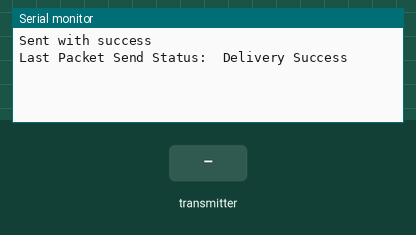
Bench run of a sketch on a simulated ESP32. Shown: the last lines printed to the serial monitor. The inputs (shaded band) are chosen by the test bench.

Above: at 1.2 s.
1.3 s: the transmitter starts sending a = 0
At 1.66 s:
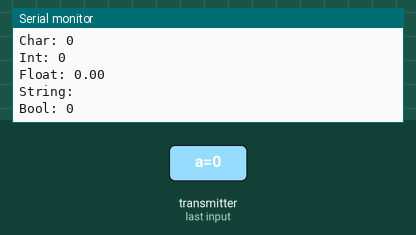
2.8 s: the transmitter starts sending b = 1024
4.3 s: the transmitter starts sending c = 25
5.8 s: the transmitter starts sending e = 1
At 6.66 s:
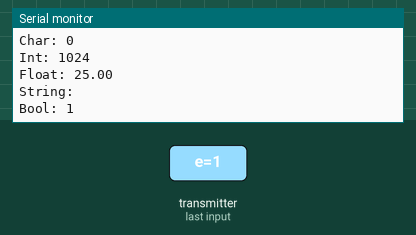
7.3 s: the transmitter starts sending a = 1
8.8 s: the transmitter starts sending b = 2048
Timing chart, 0 to 11.3 s (numbered marks = the images above; inputs shaded):
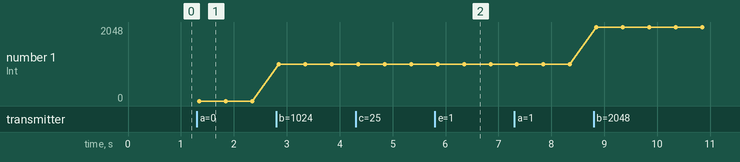

The sketch:

ESPNOW_v2_two_way-2.ino
```cpp
#include <esp_now.h>
#include <WiFi.h>
#include <string.h>

// REPLACE WITH YOUR RECEIVER MAC Address
// uint8_t broadcastAddress[] = {0xFF, 0xFF, 0xFF, 0xFF, 0xFF, 0xFF};
uint8_t broadcastAddress[] = {0xC4,0x4F,0x33,0x56,0x76,0xCD};
// uint8_t broadcastAddress[] = {0x98,0xF4,0xAB,0x39,0xCE,0x10};

// Structure example to send data
// Must match the receiver structure
typedef struct struct_message {
  char a[32];
  int b;
  float c;
  String d;
  bool e;
} struct_message;

// Create a struct_message called myData
struct_message myData2send;
struct_message myData2recv;
int seq = 0;

// callback when data is sent
void OnDataSent(const uint8_t *mac_addr, esp_now_send_status_t status) {
  Serial.print("\r\nLast Packet Send Status:\t");
  Serial.println(status == ESP_NOW_SEND_SUCCESS ? "Delivery Success" : "Delivery Fail");
}

// callback function that will be executed when data is received
void OnDataRecv(const uint8_t * mac, const uint8_t *incomingData, int len) {
  memcpy(&myData2recv, incomingData, sizeof(myData2recv));
  Serial.print("Bytes received: ");
  Serial.println(len);
  Serial.print("Char: ");
  Serial.println(myData2recv.a);
  Serial.print("Int: ");
  Serial.println(myData2recv.b);
  Serial.print("Float: ");
  Serial.println(myData2recv.c);
  Serial.print("String: ");
  Serial.println(myData2recv.d);
  Serial.print("Bool: ");
  Serial.println(myData2recv.e);
  Serial.println();
}


void setup() {
  // Init Serial Monitor
  Serial.begin(115200);

  // Set device as a Wi-Fi Station
  WiFi.mode(WIFI_STA);

  // Init ESP-NOW
  if (esp_now_init() != ESP_OK) {
    Serial.println("Error initializing ESP-NOW");
    return;
  }

  // Once ESPNow is successfully Init, we will register for recv CB to
  // get recv packer info
  esp_now_register_recv_cb(OnDataRecv);

  // Once ESPNow is successfully Init, we will register for Send CB to
  // get the status of Trasnmitted packet
  esp_now_register_send_cb(OnDataSent);

  // Register peer
  esp_now_peer_info_t peerInfo;
  memcpy(peerInfo.peer_addr, broadcastAddress, 6);
  peerInfo.channel = 0;
  peerInfo.encrypt = false;

  // Add peer
  if (esp_now_add_peer(&peerInfo) != ESP_OK){
    Serial.println("Failed to add peer");
    return;
  }
}

void loop() {
  // Set values to send
  strcpy(myData2send.a, "On my right side on COM8");
  //myData.b = random(1,20);
  seq++;
  myData2send.b = seq * 10;
  myData2send.c = 9.9;
  myData2send.d = "bbbbbbbbbbbbbbbbbbbb";
  myData2send.e = false;

  // Send message via ESP-NOW
  esp_err_t result = esp_now_send(broadcastAddress, (uint8_t *) &myData2send, sizeof(myData2send));

  if (result == ESP_OK) {
    Serial.println("Sent with success");
  }
  else {
    Serial.println("Error sending the data");
  }
  delay(2000);
}
```

Measured:
- after the input at 1.3 s, the serial monitor: prints a new line after 0.05 s (image 1)
- after the input at 5.8 s, the serial monitor: prints a new line after 0.05 s (image 2)
- plotted number 1: 0 → 1024 after the input at 2.8 s, 1024 → 2048 after the input at 8.8 s
